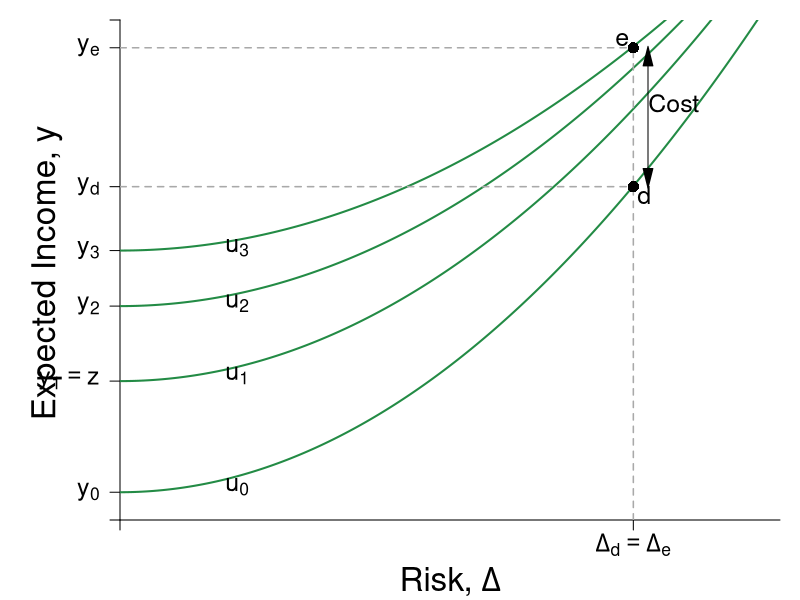

R code for this plot:
#Graph Designer(s): Simon Halliday,  Riley Boeth '17 & Weikai Chen
#Authors: Bowles, Foley and Halliday
#Title: Coordination, Conflict and Competition: A Text in Microeconomics

library(shape)

# The utility function and indifference curve

U <- function(y, delta, alpha = 0.2, beta = 2){
  y - alpha * delta ^ beta
}

indiff <- function(delta, u = 2, alpha = 0.2, beta = 2){
    u + alpha * delta^beta
}

                                        # Assign the parameters

y0  <-  5 # expected income without continuing education
delta0 <-  0 # no risk without continuing education
yR  <-  12 # expected income with higher education after paying tuition
deltaR  <-  7 # risk with education
C <- 5 # tuition
yRprime <-  yR + C # expected income with free higher education
deltaRprime  <-  deltaR
tau  <- C / yRprime # tax rate
yT  <- yRprime * (1 - tau) # expected income with free education paying with tax
deltaT  <-  deltaRprime * (1 - tau) # risk with free education paying with tax


                                        # compare the utilities with (y0,delta0), (yR,deltaR), (yT, deltaT)
## U(y0,delta0)
## U(yR,deltaR)
## U(yT,deltaT)

                                        #Set parameters for graphics
axislabelsize <- 1.5
labelsize <- 1.5
graphlinewidth <- 2
segmentlinewidth <- 1.5

COL <- c("#7fc97f", "#beaed4", "#fdc086", "#ffff99", "#386cb0", "#f0027f", "#bf5b17", "#666666")
COLA <- c("#e0f3db", "#99d8c9","#66c2a4","#41ae76", "#238b45", "#005824")
COLB <- c("#4eb3d3", "#2b8cbe", "#0868ac","#084081")

                                        #Add limits on axes and levels of utility for each indifference curve
xlims <- c(0, deltaR + 2)
ylims <- c(0, yRprime + 1)


npts <- 501
x <- seq(xlims[1], xlims[2], length.out = npts)
y <- seq(ylims[1], ylims[2], length.out = npts)

# show the colors define
## for (i in 1:8){
##     points(i,i,col = COL[i], pch = 16)
## }
## for (i in 1:6){
##     points(i,i + 1, col = COLA[i],pch = 16)
## }
## for (i in 1:4){
##     points(i,i+2, col = COLB[i], pch  )
## }

npts <- 500
xx1 <- seq(xlims[1], xlims[2], length.out = npts)
# the first plot
pdf(file = "risk/education1.pdf", width = 10, height = 10)
#Edited the margins to cater for the larger LHS labels
par(mar =  c(4, 6, 1, 1))
plot(0, 0, xlim = xlims, ylim = ylims, type = "n",
     xlab = expression(paste("Risk, ",Delta)),
     ylab = "",
     xaxt = "n",
     yaxt = "n",
     cex.lab = axislabelsize + 0.5,
     bty = "n",
     xaxs="i",
     yaxs="i"
)

# ticksx <- seq(from = 0, to = xlims[2],by = 2)
# xlabels <- seq(from = 0, to = xlims[2],by = 2)
ticksy <- c(0, y0 - 4, y0, y0 + 2.7, y0 + 4.7, yT, 17, ylims[2])
ylabels <- c(NA, expression(paste(y[0])), expression(paste(y[1] == z)), expression(paste(y[2])), expression(paste(y[3])), expression(paste(y[d])), expression(paste(y[e])), NA)
# ticksy <- seq(from = 0, to = ylims[2], by = 3)
# ylabels <- seq(from = 0, to = ylims[2], by = 3)
ticksx <- c(0, 7, ylims[2])
xlabels <- c(NA, expression(paste(Delta[d] == Delta[e])), NA)

#Axis label
text(-1, 0.5*ylims[2] - 0.1, expression(paste("Expected Income, ", y)), xpd = TRUE, cex = axislabelsize + 0.5, srt = 90) 

axis(1,at = ticksx,  pos = 0, labels = xlabels, cex.axis = axislabelsize)
axis(2,at = ticksy,  pos = 0, labels = ylabels, las = 1, cex.axis = axislabelsize)

# the point (y0,delta0) and the indifference curve through it
lines(xx1, indiff(xx1, u = U(y0 - 4, delta0), alpha =  0.225), col = COLA[5], lwd = graphlinewidth)
lines(xx1, indiff(xx1, u = U(y0, delta0)), col = COLA[5], lwd = graphlinewidth)
lines(xx1, indiff(xx1, u = U(y0 + 2.7, delta0), alpha = 0.175), col = COLA[5], lwd = graphlinewidth)
lines(xx1, indiff(xx1, u = U(y0 + 4.7, delta0), alpha = 0.15), col = COLA[5], lwd = graphlinewidth)
#points(delta0, y0, pch = 16, col = COLB[4], cex = 1.5)

# the point (yR, deltaR), (yRprime, deltaRprime), Add segments
segments(deltaR, 0, deltaR, yRprime, lty = 2, col = "darkgrey" , lwd = segmentlinewidth)
segments(0, yR, deltaR, yR, lty = 2, col = "darkgrey" , lwd = segmentlinewidth)
segments(0, yRprime, deltaR, yRprime, lty = 2, col = "darkgrey" , lwd = segmentlinewidth)
#segments(deltaT, 0, deltaT, yT, lty = 2, col = "darkgrey", lwd = segmentlinewidth)

#Label points
points(deltaR, yR, pch = 16, col = "black", cex = 1.5)
points(deltaRprime, yRprime, pch = 16, col = "black", cex = 1.5)
# the point (yT, deltaT)
#points(deltaT, yT, pch = 16, col = "black", cex = 1.5)

#points(0, y0, pch = 16, col = "black", cex = 1.5, xpd = TRUE)
#text(0.1, y0 + 0.2, expression(paste(z)), cex = labelsize)

#Label 5 points on line

text(1.6, 1.2, expression(paste(u[0])), cex = labelsize)
text(1.6, 5.2, expression(paste(u[1])), cex = labelsize)
text(1.6, 7.8, expression(paste(u[2])), cex = labelsize)
text(1.6, 9.8, expression(paste(u[3])), cex = labelsize)

text(deltaR + 0.15, yR - 0.3, expression(paste(d)), cex = labelsize)
text(deltaR-0.15, yRprime + 0.3, expression(paste(e)), cex = labelsize)

#Arrow for cost
Arrows(deltaR + 0.2, yR + 0.3, deltaR + 0.2, yRprime - 0.3, code = 3, col = "black", lty = 1, arr.type = "triangle")
text(deltaR + 0.55, (yR + yRprime)/2 + 0.5, expression(paste("Cost")), cex = labelsize)

dev.off()
